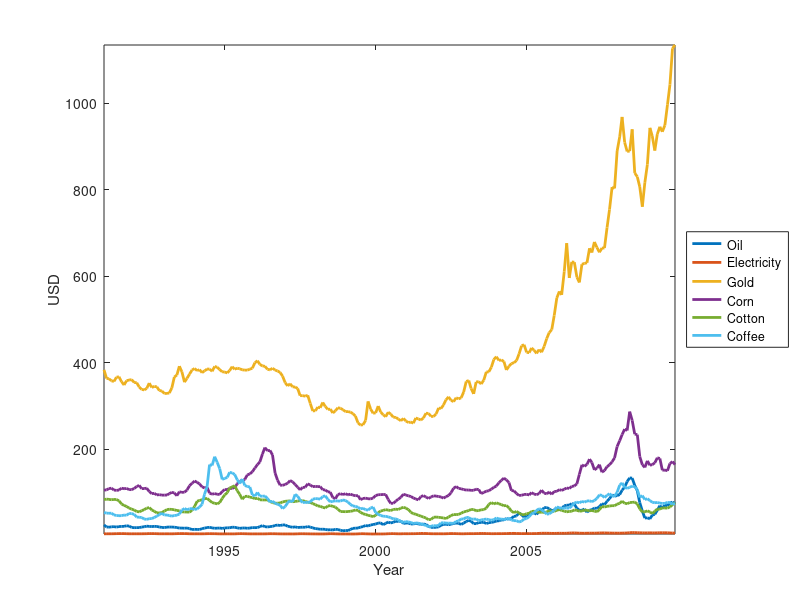
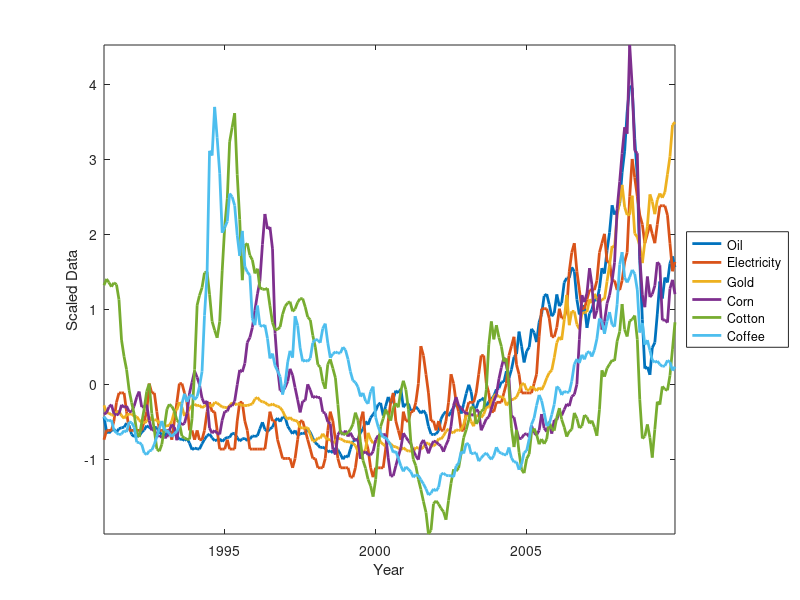
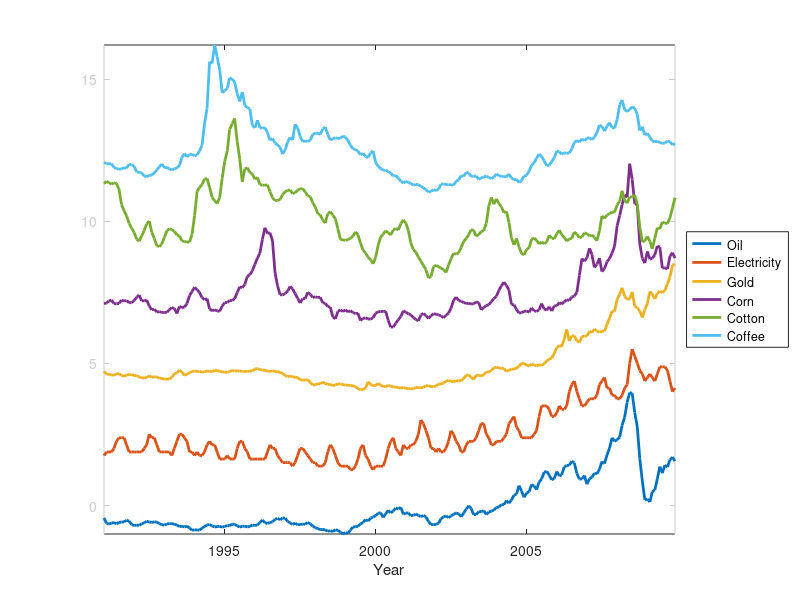
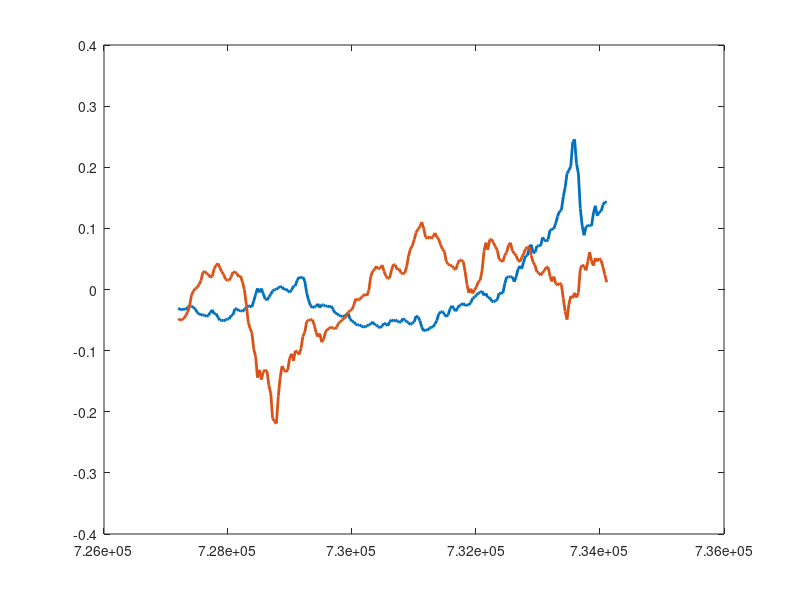

Source code (MATLAB) for these figures, in order: (Note: this script raises an error after producing the figures.)
% REDUCECOMMODITYPRICES
% Analyze the price data for six different commodities over almost two
% decades.  Find the singular value decomposition of the data.  Then, using
% Principal Component Analysis, perform model order reduction to include
% the larger singular values and remove the noise contained in the smaller
% singular values.

%% Load the commodity price data into MATLAB
load CommodityPrices

%% Visualize the original data
figure(1)
plot(dates,CPrices,'LineWidth',2)
datetick('x')
xlabel('Year')
ylabel('USD')
legend(labels,'location','eastoutside')
% set(gcf,'Position',[1000 404 1091 623])
axis tight

%% Shift and scale the original data
%  Subtract mean and divide by std dev.
colMeans = mean(CPrices);   % mean of each commodity
colDevs = std(CPrices);     % std of each commodity
% Shift the data so that it is centered about zero
CP0mean = bsxfun(@minus,CPrices,colMeans);
% Scale the data by dividing each commodity by one standard deviation
CPNorm = bsxfun(@rdivide,CP0mean,colDevs);

%% Visualize the shifted and scaled data
figure(2)
plot(dates,CPNorm,'LineWidth',2)
datetick('x')
xlabel('Year')
ylabel('Scaled Data')
legend(labels,'location','eastoutside')
% set(gcf,'Position',[2411 404 1091 623])
axis tight

%%  Shift each variable up a bit for separation, so we can see shape
figure(3)
plot(dates,bsxfun(@plus,CPNorm,0:2.5:2.5*(size(CPrices,2)-1)),'LineWidth',2)
datetick('x')
xlabel('Year')
set(gca,'YColor',0.8*ones(1,3))
legend(labels,'location','eastoutside')
% set(gcf,'Position',[2411 404 1091 623])
axis tight

%  Oil, electricity, and gold are all pretty closely correlated.
%  Cotton shares some similarities with coffee and corn.  But corn also has
%  some commonality with oil/lx/gold.


%% Do SVD and look at singular values
[U,S,V] = svd(CPNorm);
% Look at the singular values - note that the first two are large
fprintf(1,'\nThe singular values for the six commodities\n') %#ok
fprintf(1,'    %f\n',diag(S)) %#ok


%% Look at the first 10 rows of SV' (weighting of U)
%  X = USV', so we can treat each column of data (X) as a linear combination
%  of basis vectors given by the columns of U.  The linear combination that
%  gives the jth column of data is the jth column of the matrix SV'.  Let's
%  see those columns:
coeffs = S*V';

fprintf(1,'\nThe first 10 rows of the matrix SV'' \n') %#ok
fprintf(1,['    ',repmat('%9.6f    ',1,6),'\n'],coeffs(1:10,:)') %#ok

%  We can see we only have as many non-zero coefficients as singular values
%  (ie the number of columns in the original data).  But we can also see
%  that most are dominated by the first two coefficients.  The first four
%  commodities (oil/lx/gold/corn) are dominated by the first component.
%  The next two (cotton/coffee) are dominated by the second component.

%% View the first two principal components
%  From the above findings, we should expect the first two principal
%  components to provide the broad overall shape of all the commodity
%  prices.  Let's look at them and see...
figure(4)
plot(dates,U(:,1:2),'LineWidth',2)
legend('Principal Component 1','Principal Component 2','location','n')
datetick('x')
xlabel('Year')
axis tight

%  Sure enough, we recognize two basic shapes.  The first follows the price
%  of gold quite closely: a general upward parabolic arc, with a small bump 
%  around month 50, then a big spike around 210.  The second looks more
%  like the price of cotton: a big spike around 50, followed by a steady
%  decline, before leveling off (but with some fluctuation) around 130.

%% Reproduce data from some subset of the principal components
%  From above, we expect the prices to be mostly reproducible using just
%  the first two components.  Let's run through models created from 1, 2,
%  3, and 4 principal components, comparing the models with the original
%  data
for k=1:6
    % k = number of principal components
    figure(k+4)
    %  Loop through the various commodities
    for j=1:size(CPrices,2)
        subplot(2,3,j)
        %  k-component model
        reducedmodel = U(:,1:k)*coeffs(1:k,j);
        %  Plot model and data
        plot(dates,CPNorm(:,j),dates,reducedmodel,'LineWidth',2)
        datetick('x')
        axis tight
        title({labels{j},[num2str(k),'-component model']})
    end
%     set(gcf,'Position',[2411 404 1091 623])
    pause
end